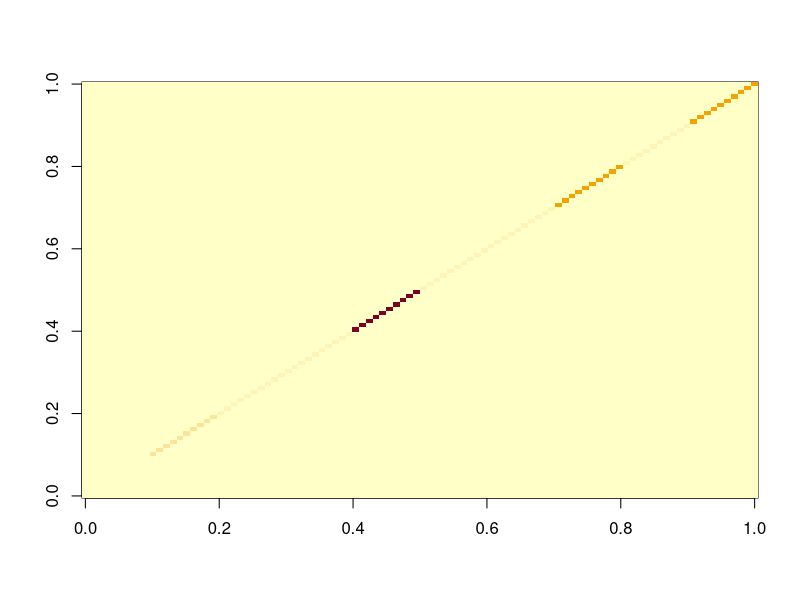

Here is the R script that generated this plot:
####
## Multivariate Bayesian Regression: Computational Aspects
####

## Simulated Data

library(magrittr)
library(pracma, warn.conflicts = FALSE)
library(MASS)
f2 <- function(x) sum(x^2)
solvediag <- function(D, b) 1/diag(D) * b
#lala <- rnorm(10); dada <-abs(diag(rnorm(10)))
#solve(dada, lala)
#solvediag(dada, lala)


n <- 5
nte <- 20
pX <- 10 # number of X-features
pY <- 10 # number of Y-responses
Sigma_b <- 0.01 * diag(abs(rnorm(pY))) # size of each random coefficent
# noise covariance
Sigma_e <- 10 * (1/10/pY) * randn(10 * pY, pY) %>% {t(.) %*% .}
# Generate X in a way that columns are correlated
Xall <- randn(n + nte, 20) %*% abs(randn(20, pX)) + randn(n + nte, pX)
X <- Xall[1:n, ]
Xte <- Xall[-(1:n), ]
# Generate coefficents
B <- mvrnorm(n = pX, mu = rep(0, pY), Sigma = Sigma_b)
Y <- X %*% B + mvrnorm(n = n, mu = rep(0, pY), Sigma = Sigma_e)
Yte <- Xte %*% B + mvrnorm(n = nte, mu = rep(0, pY), Sigma = Sigma_e)


## A basic ridge estimate of B (ignores correlations)

Bvec <- as.numeric(B)
(err_0 <- Norm(Yte)^2)
lambda <- mean(diag(Sigma_e))/mean(diag(Sigma_b))
ridge_mu <- solve(t(X) %*% X + lambda * eye(pX), t(X) %*% Y)
ridge_Yte <- Xte %*% ridge_mu
(err_ridge <- f2(Yte - ridge_Yte))

## Compute posterior mean and covariance: the naive way

Omega_e <- solve(Sigma_e)
IX <- eye(pY) %x% X
Omega_b <- diag(1/diag(Sigma_b))
Sigma_B <- Sigma_b %x% eye(pX)
Omega_B <- diag(1/diag(Sigma_b)) %x% eye(pX)
Sigma_E <- Sigma_e %x% eye(n)
Omega_E <- Omega_e %x% eye(n)
yVec <- as.numeric(Y)
xtx <- t(X) %*% X
xt.o.y <- t(IX) %*% Omega_E %*% yVec

tt <- proc.time()
icov <- Omega_e %x% xtx + Omega_B
post_cov <- solve(Omega_e %x% xtx + Omega_B)
proc.time() -tt
tt <- proc.time()
post_mu <- solve(Omega_e %x% xtx + Omega_B, xt.o.y)
proc.time() -tt
Yte_post <- Xte %*% matrix(post_mu, pX, pY)
(err_post <- f2(Yte - Yte_post))

## Using simultaneous diagonalization of Omega_e and Omega_b

homega_b <- diag(1/sqrt(diag(Sigma_b)))
hsigma_b <- diag(sqrt(diag(Sigma_b)))
res <- eigen(hsigma_b %*% Omega_e %*% hsigma_b)
D_e <- diag(res$values)
V_e <- homega_b %*% res$vectors
f2(V_e %*% D_e %*% t(V_e) - Omega_e)
f2(V_e %*% t(V_e) - Omega_b)
iV_e <- solve(V_e)
f2(iV_e %*% V_e - eye(pY))

VI <- V_e %x% eye(pX)
icov2 <- VI %*% (D_e %x% xtx + eye(pX * pY)) %*% t(VI)
f2(icov - icov2)

resX <- svd(rbind(X, zeros(pX - n, pX)))
V_x <- resX$v
D_x <- diag(resX$d)
#f2(V_x %*% D_x^2 %*% t(V_x) - xtx)
f2(V_x %*% t(V_x) - eye(pX))
VV <- V_e %x% V_x
iVV <- iV_e %x% t(V_x)
f2(iVV %*% VV - eye(pX * pY))


icov2 <- VV %*% (D_e %x% D_x^2 + eye(pX * pY)) %*% t(VV)
f2(icov2 - icov)
image(VV %*% t(VV))
post_cov2 <- t(iVV) %*% solvediag(D_e %x% D_x^2 + eye(pX * pY), iVV)
f2(post_cov2 - post_cov)

